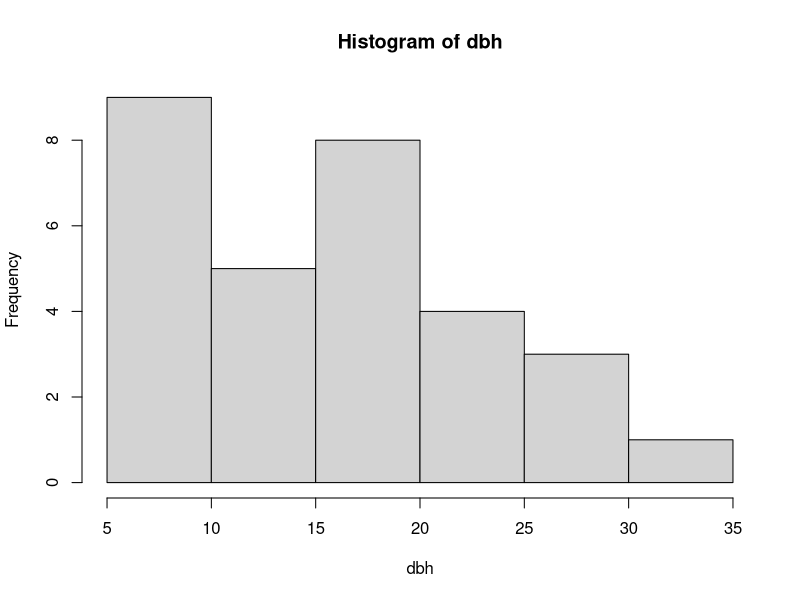
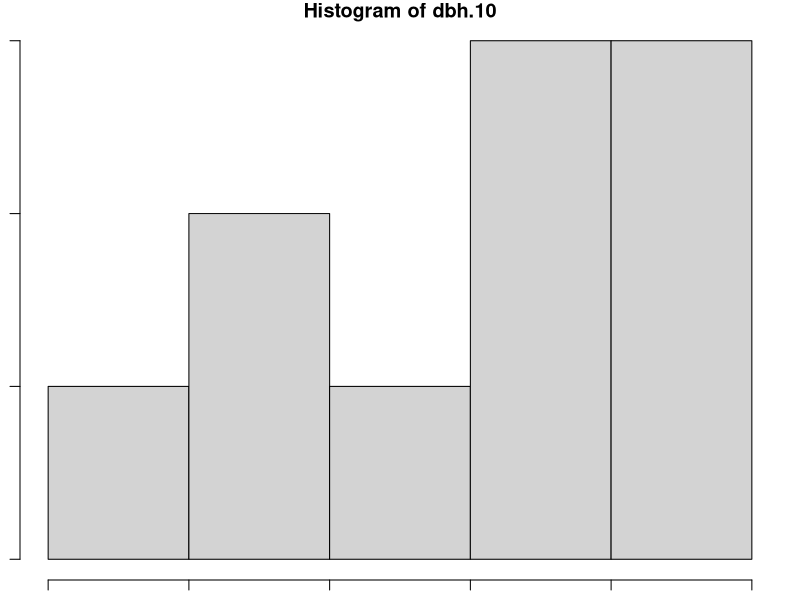
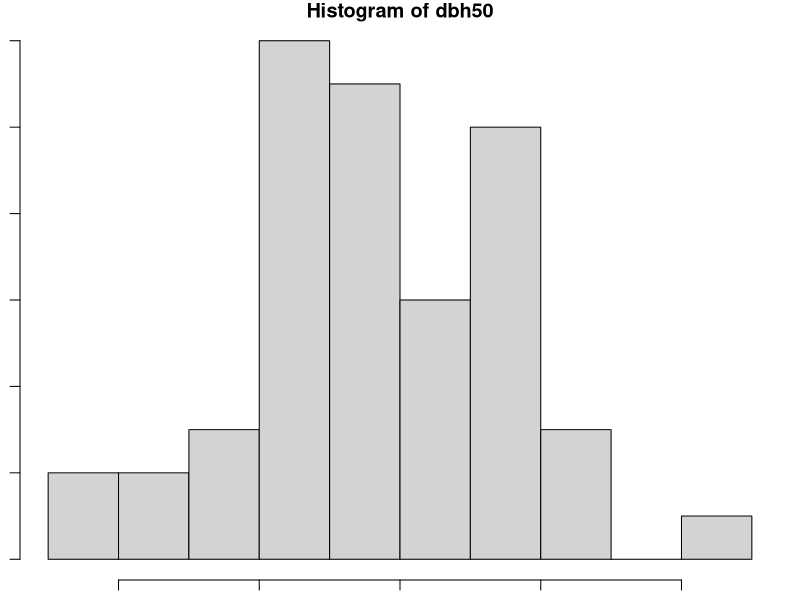
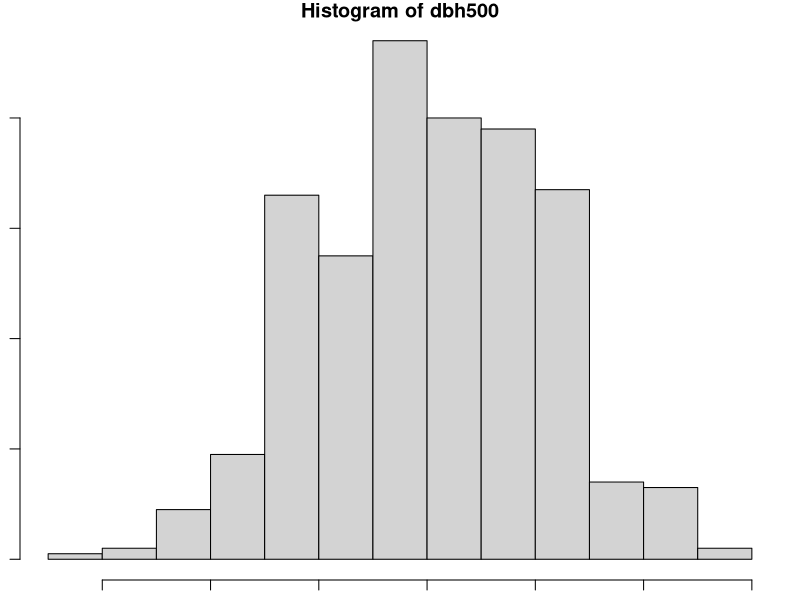
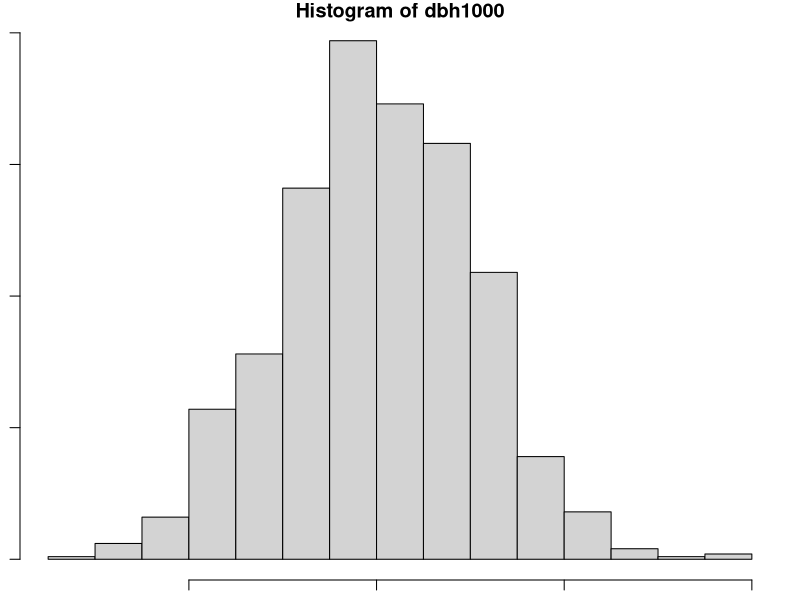

Write the R code that produced these figures, in order.
#Jesús Alberto Cuéllar Loera
#06/Agosto/2019
#Clase 1

dbh <- c(16.5, 25.3, 22.1, 17.2, 16.1, 8.1, 34.3, 5.4, 5.7, 11.2, 24.1, 
         14.5, 7.7, 15.6, 15.9, 10, 17.5, 20.5, 7.8, 27.3, 9.7, 6.5, 
         23.4, 8.2, 28.5, 10.4, 11.5, 14.3, 17.2, 16.8)

length(dbh)

sum(dbh)/length(dbh)
mean(dbh)
range(dbh)

stem(dbh)
hist(dbh)

moda=function(x)
{
  #Función que encuentra la moda de un vector x
  m1 <- sort(table(x),decreasing=T)
  moda <- names(m1[m1==m1[1]])
  moda <- as.numeric(moda)
  return(moda)
}

moda(dbh)

quantile(dbh, 0.25)
quantile(dbh, 0.5)
quantile(dbh, 0.75)
fivenum(dbh)

100*(sd(dbh) / mean(dbh))

par(mar=c(1,1,1,1))
set.seed(10)
dbh.10 <- rnorm(10)
hist(dbh.10)
dbh50 <- rnorm(50)
hist(dbh50)
dbh500 <- rnorm(500)
hist(dbh500)
dbh1000 <- rnorm(1000)
hist(dbh1000)

shapiro.test(dbh)


